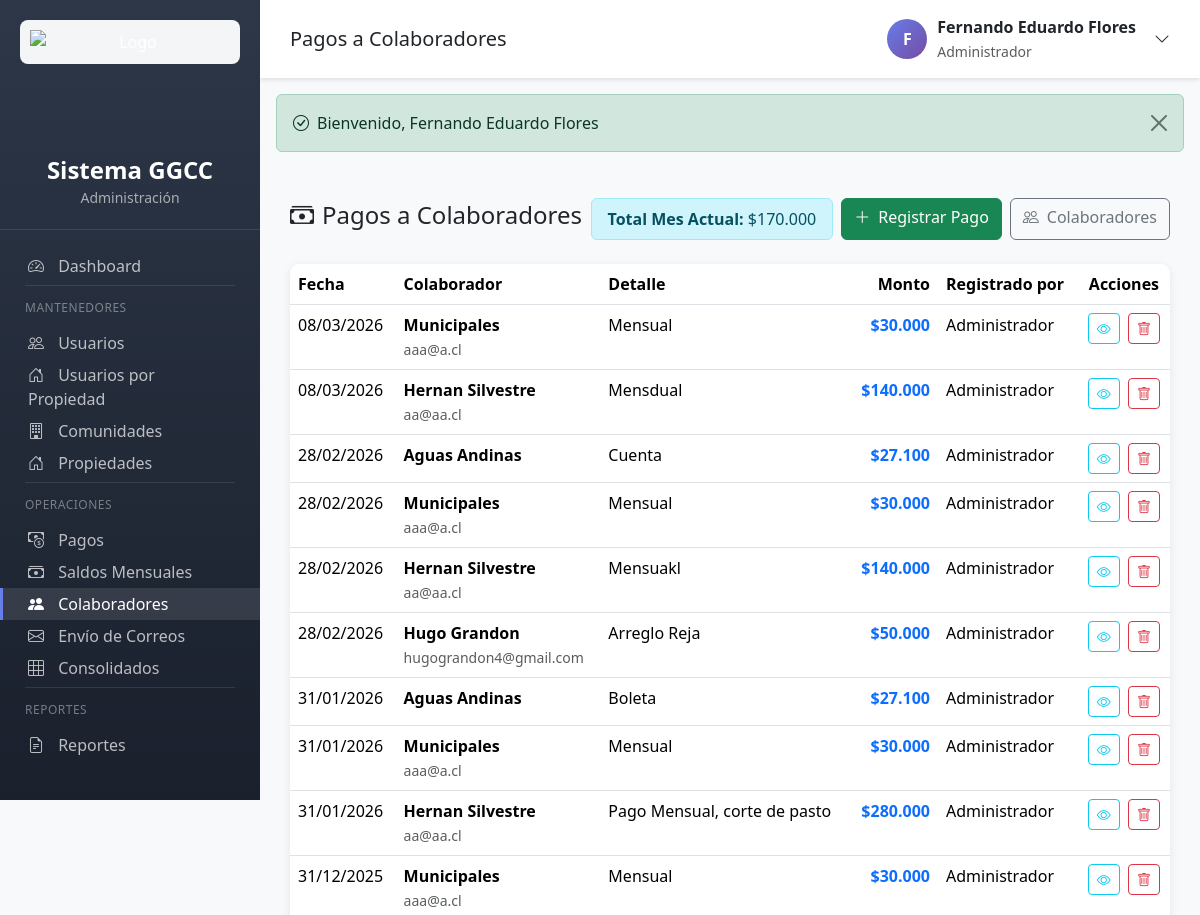
/colaboradores.php?action=pagos (signed in, upper part), run on an earlier commit of the app's database.
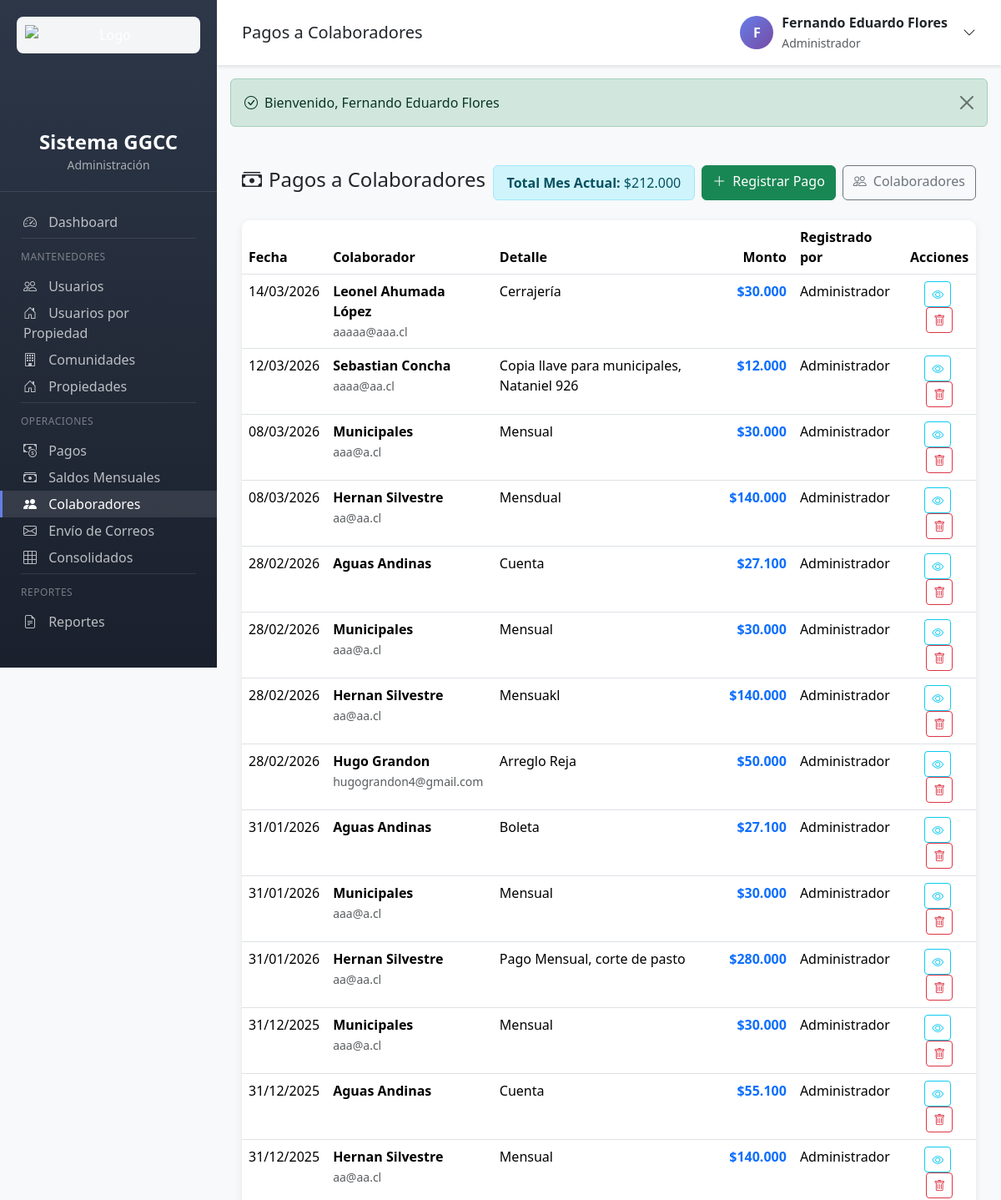
And on a later commit of the database.
### tables this page shows
CREATE TABLE `pagos_colaboradores` (
  `id` int(11) NOT NULL AUTO_INCREMENT,
  `colaborador_id` int(11) NOT NULL,
  `detalle` text NOT NULL,
  `monto` decimal(10,2) NOT NULL,
  `fecha` date NOT NULL,
  `pagado_por` int(11) NOT NULL,
  `created_at` timestamp NOT NULL DEFAULT current_timestamp(),
  PRIMARY KEY (`id`),
  KEY `pagado_por` (`pagado_por`),
  KEY `idx_colaborador` (`colaborador_id`),
  KEY `idx_fecha` (`fecha`),
  KEY `idx_created_at` (`created_at`),
  CONSTRAINT `pagos_colaboradores_ibfk_1` FOREIGN KEY (`colaborador_id`) REFERENCES `colaboradores` (`id`),
  CONSTRAINT `pagos_colaboradores_ibfk_2` FOREIGN KEY (`pagado_por`) REFERENCES `usuarios` (`id`)
);

CREATE TABLE `colaboradores` (
  `id` int(11) NOT NULL AUTO_INCREMENT,
  `tipo_colaborador` enum('personal','empresa') DEFAULT 'personal',
  `nombre` varchar(100) NOT NULL,
  `email` varchar(100) NOT NULL,
  `whatsapp` varchar(20) DEFAULT NULL,
  `direccion` text NOT NULL,
  `region` varchar(100) NOT NULL,
  `comuna` varchar(100) NOT NULL,
  `activo` tinyint(1) DEFAULT 1,
  `created_at` timestamp NOT NULL DEFAULT current_timestamp(),
  `updated_at` timestamp NOT NULL DEFAULT current_timestamp() ON UPDATE current_timestamp(),
  `banco` varchar(100) DEFAULT NULL,
  `tipo_cuenta` enum('corriente','vista') DEFAULT NULL,
  `numero_cuenta` varchar(50) DEFAULT NULL,
  `numero_cliente` varchar(50) DEFAULT NULL,
  PRIMARY KEY (`id`),
  KEY `idx_nombre` (`nombre`),
  KEY `idx_activo` (`activo`),
  KEY `idx_comuna` (`comuna`)
);

CREATE TABLE `usuarios` (
  `id` int(11) NOT NULL AUTO_INCREMENT,
  `nombre` varchar(100) NOT NULL,
  `email` varchar(100) NOT NULL,
  `whatsapp` varchar(20) DEFAULT NULL,
  `password` varchar(255) NOT NULL,
  `rol` enum('admin','administrador','presidente','propietario') DEFAULT 'administrador',
  `comunidad_id` int(11) DEFAULT NULL,
  `propiedad_id` int(11) DEFAULT NULL,
  `firma_path` varchar(255) DEFAULT NULL,
  `activo` tinyint(1) DEFAULT 1,
  `ultimo_acceso` datetime DEFAULT NULL,
  `created_at` timestamp NOT NULL DEFAULT current_timestamp(),
  `updated_at` timestamp NOT NULL DEFAULT current_timestamp() ON UPDATE current_timestamp(),
  `reset_token` varchar(64) DEFAULT NULL,
  `reset_expires` datetime DEFAULT NULL,
  `es_propietario` tinyint(1) DEFAULT 0,
  PRIMARY KEY (`id`),
  UNIQUE KEY `email` (`email`),
  KEY `idx_email` (`email`),
  KEY `idx_rol` (`rol`),
  KEY `idx_activo` (`activo`),
  KEY `idx_comunidad` (`comunidad_id`),
  KEY `idx_reset_token` (`reset_token`),
  KEY `idx_propiedad_id` (`propiedad_id`),
  KEY `idx_es_propietario` (`es_propietario`),
  CONSTRAINT `fk_usuarios_propiedad` FOREIGN KEY (`propiedad_id`) REFERENCES `propiedades` (`id`) ON DELETE SET NULL
);

### app/controllers/ColaboradoresController.php (called while the page is built, shortened)
<?php
class ColaboradoresController {
    private PagoColaborador $pagoColaboradorModel;
    public function __construct() {
        $this->pagoColaboradorModel = new PagoColaborador();
    }
    public function pagos(): void {
        $pagos = $this->pagoColaboradorModel->getAllWithDetails();
        $totalMesActual = $this->pagoColaboradorModel->getTotalMesActual();
        require_once VIEWS_PATH . '/colaboradores/pagos.php';
    }
}

### config/config.php (called while the page is built, shortened)
<?php
spl_autoload_register(function ($class) {
    $paths = [
        APP_PATH . '/controllers/',
        APP_PATH . '/models/',
        APP_PATH . '/helpers/'
    ];
    foreach ($paths as $path) {
        $file = $path . $class . '.php';
        if (file_exists($file)) {
            return;
        }
    }
});
function e(string $text): string {
    return htmlspecialchars($text, ENT_QUOTES, 'UTF-8');
}
function formatMoney(float $amount): string {
    return '$' . number_format($amount, 0, ',', '.');
}
function formatDate(string $date, string $format = 'd/m/Y'): string {
    return date($format, strtotime($date));
}

### config/database.php (called while the page is built, shortened)
<?php
class Database {
    private static ?PDO $instance = null;
    public static function getConnection(): PDO {
        if (self::$instance === null) {
            try {
                $dsn = "mysql:host=" . DB_HOST . ";dbname=" . DB_NAME . ";charset=" . DB_CHARSET;
                $options = [
                    PDO::ATTR_ERRMODE => PDO::ERRMODE_EXCEPTION,
                    PDO::ATTR_DEFAULT_FETCH_MODE => PDO::FETCH_ASSOC,
                    PDO::ATTR_EMULATE_PREPARES => false,
                    PDO::MYSQL_ATTR_INIT_COMMAND => "SET NAMES " . DB_CHARSET . " COLLATE utf8mb4_unicode_ci"
                ];
                self::$instance = new PDO($dsn, DB_USER, DB_PASS, $options);
            } catch (PDOException $e) {
                throw new Exception("Error de conexión a la base de datos: " . $e->getMessage());
            }
        }
        return self::$instance;
    }
}
function getDB(): PDO {
    return Database::getConnection();
}

### app/models/Model.php (called while the page is built, shortened)
<?php
abstract class Model {
    public function __construct() {
        $this->db = getDB();
    }
}

### app/models/PagoColaborador.php (called while the page is built, shortened)
<?php
require_once __DIR__ . '/Model.php';
class PagoColaborador extends Model {
    protected string $table = 'pagos_colaboradores';
    public function getAllWithDetails(): array {
        $sql = "SELECT pc.*,
                       c.nombre as colaborador_nombre,
                       c.email as colaborador_email,
                       c.whatsapp as colaborador_whatsapp,
                       u.nombre as pagado_por_nombre
                FROM {$this->table} pc
                LEFT JOIN colaboradores c ON pc.colaborador_id = c.id
                LEFT JOIN usuarios u ON pc.pagado_por = u.id
                ORDER BY pc.fecha DESC, pc.id DESC";
        $stmt = $this->db->query($sql);
        return $stmt->fetchAll();
    }
    public function getTotalMesActual(): float {
        $sql = "SELECT COALESCE(SUM(monto), 0) FROM {$this->table}
                WHERE MONTH(fecha) = MONTH(CURRENT_DATE())
                AND YEAR(fecha) = YEAR(CURRENT_DATE())";
        $stmt = $this->db->query($sql);
        return (float) $stmt->fetchColumn();
    }
}

### app/views/colaboradores/pagos.php (the view, shortened to what the changed rows need)
<?php
require_once __DIR__ . '/../partials/header.php';
?>
<div class="d-flex justify-content-between align-items-center mb-4">
    <h4><i class="bi bi-cash-stack me-2"></i>Pagos a Colaboradores</h4>
    <div class="d-flex gap-2">
        <div class="alert alert-info py-2 px-3 mb-0">
            <strong>Total Mes Actual:</strong> <?= formatMoney($totalMesActual) ?>
        </div>
        <a href="colaboradores.php?action=createPago" class="btn btn-success">
            <i class="bi bi-plus-lg me-2"></i>Registrar Pago
        </a>
        <a href="colaboradores.php" class="btn btn-outline-secondary">
            <i class="bi bi-people me-2"></i>Colaboradores
        </a>
    </div>
</div>
<div class="table-container">
    <div class="table-body">
        <table class="table table-hover mb-0">
            <thead>
                <tr>
                    <th>Fecha</th>
                    <th>Colaborador</th>
                    <th>Detalle</th>
                    <th class="text-end">Monto</th>
                    <th>Registrado por</th>
                    <th class="text-center">Acciones</th>
                </tr>
            </thead>
            <tbody>
                <?php if (empty($pagos)): ?>
                    <tr>
                        <td colspan="6" class="text-center text-muted py-5">
                            <i class="bi bi-cash-stack display-4 d-block mb-3"></i>
                            No hay pagos registrados
                        </td>
                    </tr>
                <?php else: ?>
                    <?php foreach ($pagos as $pago): ?>
                        <tr>
                            <td><?= formatDate($pago['fecha']) ?></td>
                            <td>
                                <strong><?= e($pago['colaborador_nombre']) ?></strong><br>
                                <small class="text-muted"><?= e($pago['colaborador_email']) ?></small>
                            </td>
                            <td><?= e($pago['detalle']) ?></td>
                            <td class="text-end fw-bold text-primary">
                                <?= formatMoney((float)$pago['monto']) ?>
                            </td>
                            <td><?= e($pago['pagado_por_nombre']) ?></td>
                            <td class="text-center">
                                <a href="colaboradores.php?action=show&id=<?= $pago['colaborador_id'] ?>"
                                   class="btn btn-sm btn-outline-info me-1" title="Ver Colaborador">
                                    <i class="bi bi-eye"></i>
                                </a>
                                <a href="colaboradores.php?action=deletePago&id=<?= $pago['id'] ?>"
                                   class="btn btn-sm btn-outline-danger"
                                   title="Eliminar Pago"
                                   onclick="return confirm('¿Está seguro de eliminar este pago?')">
                                    <i class="bi bi-trash"></i>
                                </a>
                            </td>
                        </tr>
                    <?php endforeach; ?>
                <?php endif; ?>
            </tbody>
        </table>
    </div>
</div>
<?php require_once __DIR__ . '/../partials/footer.php'; ?>

What changed in the data, as far as the page shows it:
added pagos_colaboradores: fecha "14/03/2026", colaborador.nombre "Leonel Ahumada López", colaborador.email "aaaaa@aaa.cl", detalle "Cerrajería", monto "$30.000", pagado_por.nombre "Administrador"
added pagos_colaboradores: fecha "12/03/2026", colaborador.nombre "Sebastian Concha", colaborador.email "aaaa@aa.cl", detalle "Copia llave para municipales, Nataniel 926", monto "$12.000", pagado_por.nombre "Administrador"
now on this page (row unchanged): pagos_colaboradores: fecha "31/12/2025", colaborador.nombre "Aguas Andinas", detalle "Cuenta", monto "$55.100", pagado_por.nombre "Administrador"
now on this page (row unchanged): pagos_colaboradores: fecha "31/12/2025", colaborador.nombre "Hernan Silvestre", colaborador.email "aa@aa.cl", detalle "Mensual", monto "$140.000", pagado_por.nombre "Administrador"
Also different on the page:
formatMoney($totalMesActual): "$170.000" → "$212.000"
